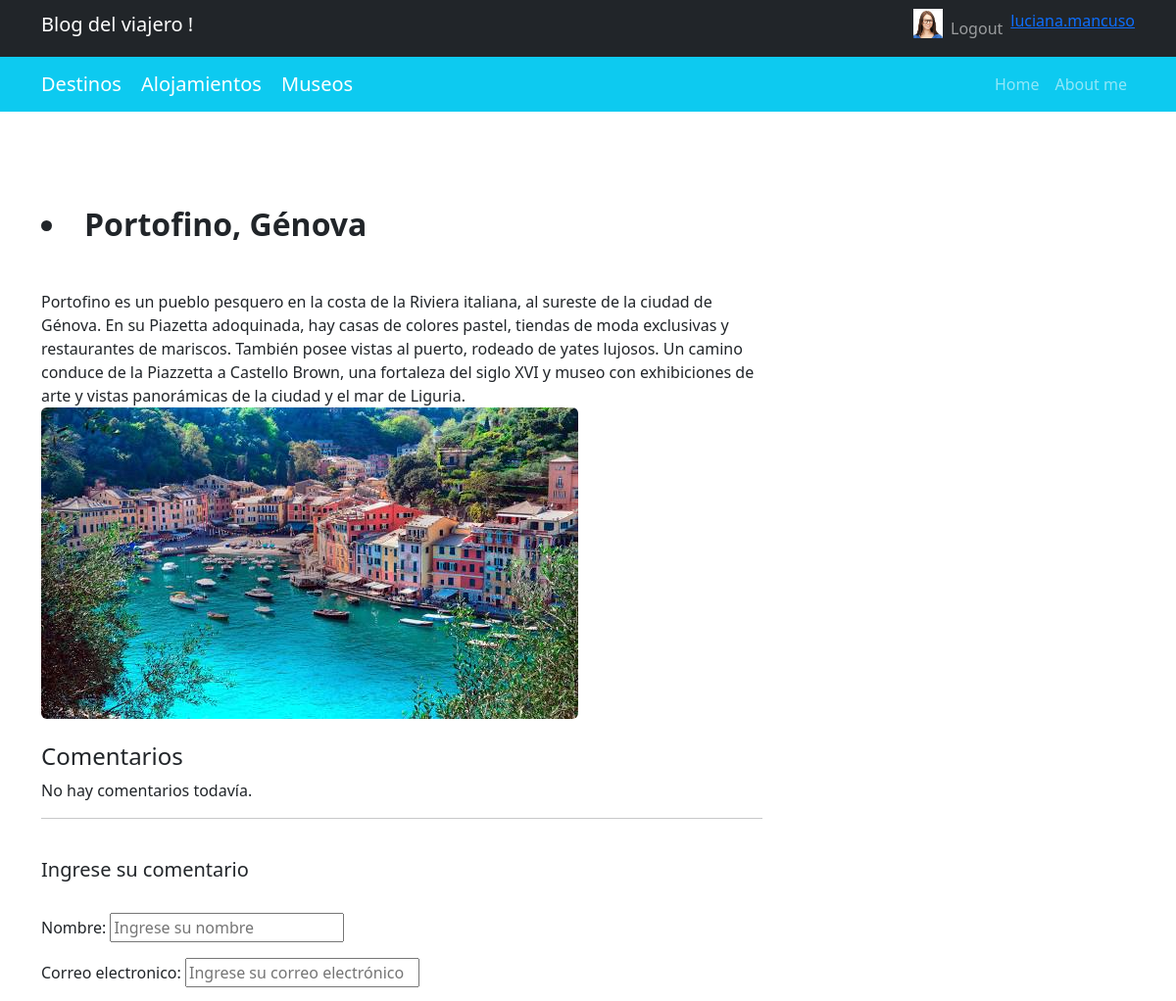
The page /blog/detalle_destino/3/ (signed in, upper part) on the database as committed earlier.
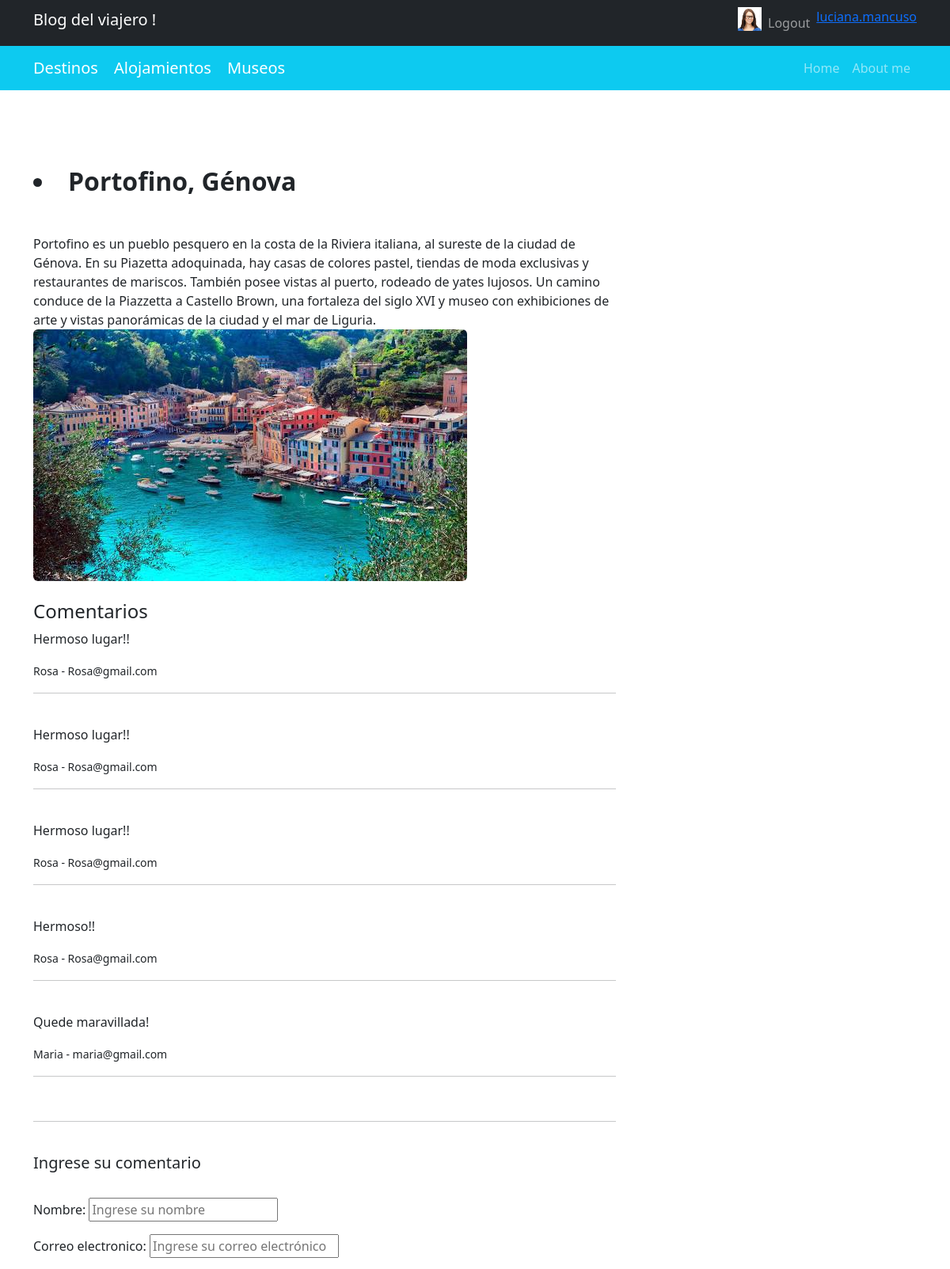
The same page on the database as committed later.
### account/models.py (models this page shows)
class Avatar(models.Model):
    user = models.OneToOneField(User, on_delete=models.CASCADE)
    imagen = models.ImageField(upload_to="avatares", null=True, blank=True)

### AppCoder/models.py (models this page shows, shortened)
class Destino(models.Model):
    titulo = models.CharField(max_length=200)
    subtitulo = models.CharField(max_length=100, default="sin subtitulo")
    descripcion = models.TextField()
    autor = models.CharField(max_length=100, default='Autor: Luciana Mancuso')
    fecha= models.DateField(null=True, blank=True)
    imagen = models.ImageField(upload_to='destinos/', null=True, blank=True)

class Comentario(models.Model):
    destino = models.ForeignKey(Destino, on_delete=models.CASCADE, related_name='comentarios')
    nombre = models.CharField(max_length=100)
    correo_electronico = models.EmailField()
    comentario = models.TextField()

### AppCoder/views.py (the view)
# urls.py: path('detalle_destino/<int:destino_id>/', detalle_destino, name="AppCoderDetalle_destino"),
def detalle_destino(request, destino_id):
    destino=Destino.objects.get(id=destino_id)
    comentarios=destino.comentarios.all()
    if request.method == 'POST':
        comentario_form=ComentarioForm(request.POST)
        if comentario_form.is_valid():
            nuevo_comentario= comentario_form.save(commit=False)
            nuevo_comentario.destino=destino
            nuevo_comentario.save()
            return redirect("AppCoderDetalle_destino", destino_id)
    else:
        comentario_form=ComentarioForm()
    context={"destino": destino, 'comentarios': comentarios, 'comentario_form': comentario_form}
    return render(request, "AppCoder/detalle_destino.html", context=context)

### AppCoder/forms.py
class ComentarioForm(forms.ModelForm):
    class Meta:
        model = Comentario
        fields = ('nombre', 'correo_electronico', 'comentario')
    def __init__(self, *args, **kwargs):
        super().__init__(*args, **kwargs)
        self.fields['nombre'].widget.attrs.update({'placeholder': 'Ingrese su nombre'})
        self.fields['correo_electronico'].widget.attrs.update({'placeholder': 'Ingrese su correo electrónico'})
        self.fields['comentario'].widget.attrs.update({'placeholder': 'Ingrese su comentario aquí'})

### templates/AppCoder/detalle_destino.html (shortened to what this page needs)
{% extends 'base.html' %}
{% block contenido_cambia %}
    <div class="container mt-5">
        <div class="row">
            <div class="col-lg-8">
                <article>
<h2 class="fw-bolder mb-4 mt-5"><li>{{ destino.titulo }} </h2></li><br>
                {{ destino.descripcion }}
                    <figure class="mb-4"><img class="img-fluid rounded" src="{{ destino.imagen.url }}" alt="..." /></figure>
<h4>Comentarios</h4>
{% if comentarios %}
    {% for comentario in comentarios %}
    <p>{{ comentario.comentario }}</p>
        <p><small>{{ comentario.nombre }} - {{ comentario.correo_electronico }}</small></p>
        <hr><br>
    {% endfor %}
{% else %}
    <p>No hay comentarios todavía.</p>
{% endif %}
<hr><br>
<h5>Ingrese su comentario</h5>
<br>
<form method="POST">
    {{ comentario_form.as_p }}
</form>
<br>
<br>
{% endblock %}

### templates/base.html (shortened to what this page needs)
<!DOCTYPE html>
<html lang="en">
    <head>
        {% load static %}
        <link href="{% static 'AppCoder/css/styles.css' %}" rel="stylesheet" />
    </head>
    <body>
        <nav class="navbar navbar-expand-lg navbar-dark bg-dark">
            <div class="container">
        <h1 class="navbar-brand" >Blog del viajero !</h1>
                <div class="collapse navbar-collapse" id="navbarSupportedContent">
                    <ul class="navbar-nav ms-auto mb-2 mb-lg-0">
                        {% if user.is_authenticated %}
                        <img src="{{ user.avatar.imagen.url }}" alt="Usuario" height="30 px">
                        <li class="nav-item"><a class="nav-link" href="{% url 'accountlogout' %}">Logout</a></li>
                        <a class="nav-item">{{ user.username }}</a>
                        {% else %}
                        <li class="nav-item"><a class="nav-link" href="{% url 'accountlogin' %}">Login</a></li>
                        <li class="nav-item"><a class="nav-link" href="{% url 'accountregistrar' %}">Registrar</a></li>
                        {% endif %}
                    </ul>
                </div>
            </div>
        </nav>
        <nav class="navbar navbar-expand-lg navbar-dark bg-info">
            <div class="container">
                <div class="categories">
                    <a class="navbar-brand" href="{% url 'AppCoderDestinos' %}">Destinos</a>
                    <a class="navbar-brand" href="{% url 'AppCoderAlojamientos' %}">Alojamientos</a>
                    <a class="navbar-brand" href="{% url 'AppCoderMuseos' %}">Museos</a>
                </div>
                <div class="collapse navbar-collapse" id="navbarSupportedContent">
                    <ul class="navbar-nav ms-auto mb-2 mb-lg-0">
                        <li class="nav-item"><a class="nav-link" href="{% url 'AppCoderHome' %}">Home</a></li>
                        <li class="nav-item"><a class="nav-link" href="https://ar.linkedin.com/in/luciana-mancuso-b0289b1a4r">About me</a></li>
                    </ul>
                </div>
            </div>
        </nav>
        {% block contenido_cambia %}{% endblock %}
    </body>
</html>

Rows that differ between the two databases and show on the page:
added Comentario: comentario "Hermoso lugar!!", nombre "Rosa", correo_electronico "Rosa@gmail.com"
added Comentario: comentario "Hermoso lugar!!", nombre "Rosa", correo_electronico "Rosa@gmail.com"
added Comentario: comentario "Hermoso lugar!!", nombre "Rosa", correo_electronico "Rosa@gmail.com"
added Comentario: comentario "Hermoso!!", nombre "Rosa", correo_electronico "Rosa@gmail.com"
added Comentario: comentario "Quede maravillada!", nombre "Maria", correo_electronico "maria@gmail.com"
Other text that changed with them:
text no longer shown: "No hay comentarios todavía."
